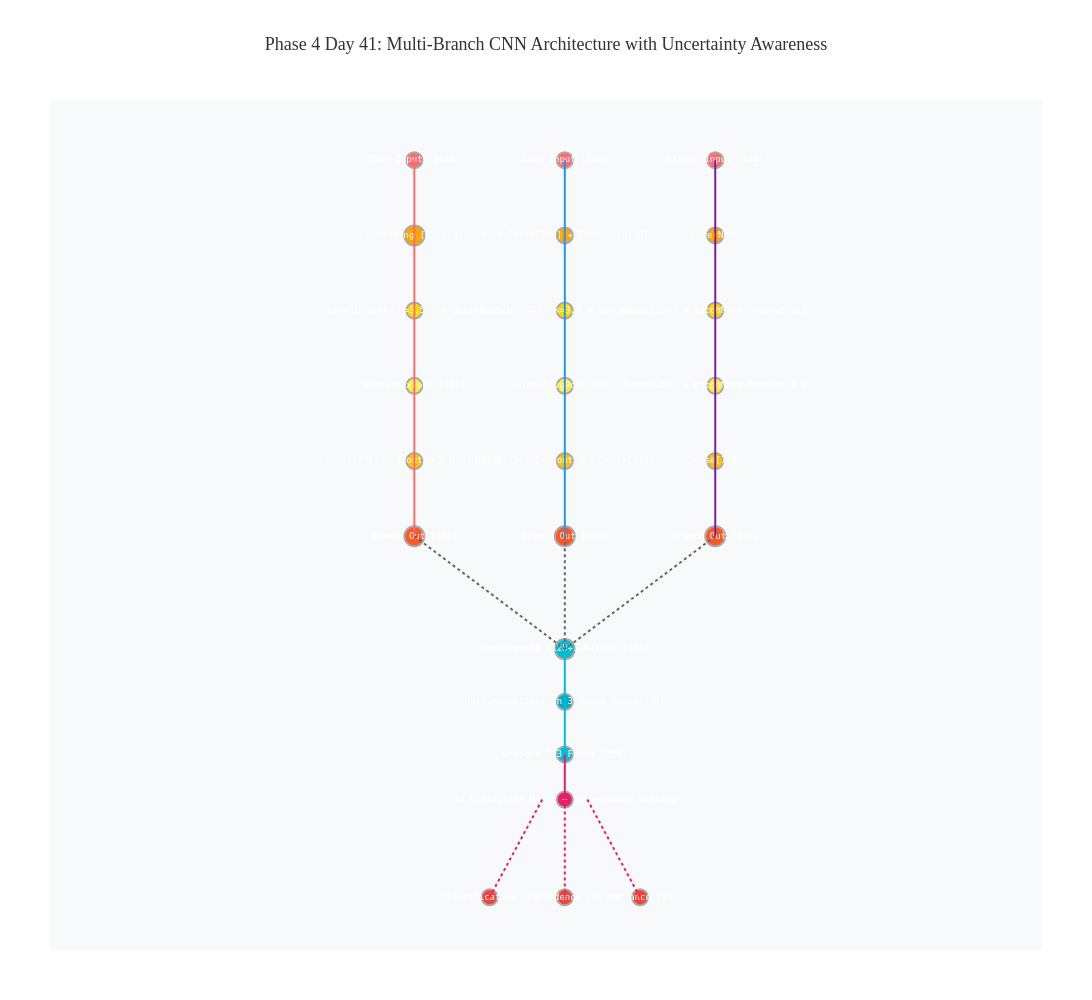

Source (notebook cell):
### Code cell
import plotly.graph_objects as go
from plotly.subplots import make_subplots

print("="*80)
print("CELL 8: CREATE STATIC ARCHITECTURE VISUALIZATION")
print("="*80)
print()

# Create a more detailed architecture visualization using Plotly with better layout
fig = go.Figure()

# Define colors for different layer types
colors = {
    'input': '#FF6B6B',
    'embedding': '#FFA500',
    'conv': '#FFD700',
    'pool': '#FFEB3B',
    'dense': '#FFC107',
    'dropout': '#FF5722',
    'batch_norm': '#FFC107',
    'fusion': '#00BCD4',
    'attention': '#00ACC1',
    'uncertainty': '#E91E63',
    'output': '#F44336'
}

# Y-axis levels (from top to bottom)
levels = {
    'input': 10,
    'embedding': 9,
    'conv': 8,
    'pool': 7,
    'dense': 6,
    'branch_output': 5,
    'fusion': 4,
    'uncertainty': 1.5,
    'output': 0.2
}

# X-axis positions (left to right)
x_positions = {
    'char': 1,
    'word': 3,
    'struct': 5,
    'fusion': 3
}

# Track all nodes for connections
nodes = []

def add_node(x, y, text, color, hover_text, branch_name=''):
    node_info = {'x': x, 'y': y, 'text': text, 'color': color}
    nodes.append(node_info)
    
    fig.add_trace(go.Scatter(
        x=[x], y=[y],
        mode='markers+text',
        marker=dict(size=20 if 'output' in hover_text.lower() or 'input' in hover_text.lower() else 16, 
                   color=color,
                   line=dict(color='darkgray', width=2)),
        text=[text],
        textposition='middle center',
        textfont=dict(size=9, color='white', family='monospace'),
        hovertext=hover_text,
        hoverinfo='text',
        showlegend=False,
        name=branch_name
    ))
    
    return len(nodes) - 1

# ===== BRANCH 1: CHARACTER-LEVEL (X=1) =====
print("Adding Branch 1: Character-Level nodes...")

# Branch 1 nodes
char_input = add_node(x_positions['char'], levels['input'], 'Char Input\n[1024]', 
                      colors['input'], 'Character-level tokenized sequences\nMax length: 1024\n133,734 samples')
char_embed = add_node(x_positions['char'], levels['embedding'], 'Embedding\n[32 dim]', 
                      colors['embedding'], 'Char embedding: vocab=256, output_dim=32')
char_conv = add_node(x_positions['char'], levels['conv'], 'Conv1D (64f)\nk=3,5,7\n+ BatchNorm', 
                     colors['conv'], 'Hierarchical convolutions (3 blocks) + batch normalization\nL2=0.01')
char_pool = add_node(x_positions['char'], levels['pool'], 'GlobalMaxPool\n[128]', 
                     colors['pool'], 'Global max pooling across time dimension')
char_dense = add_node(x_positions['char'], levels['dense'], 'Dense[256]\nDropout 0.5\nDense[128]', 
                      colors['dense'], 'Dense layers: 256 -> 128 units\nDropout rate: 0.5 (highest)\nL2 regularization: 0.01')
char_out = add_node(x_positions['char'], levels['branch_output'], 'Branch Out\n[128]', 
                    colors['dropout'], 'Character branch output feature vector')

# ===== BRANCH 2: WORD-LEVEL (X=3) =====
print("Adding Branch 2: Word-Level Semantic nodes...")

word_input = add_node(x_positions['word'], levels['input'], 'Word Input\n[150]', 
                      colors['input'], 'Word-level tokenized sequences + token types\nMax length: 150\n133,734 samples')
word_embed = add_node(x_positions['word'], levels['embedding'], 'Word Embed[100]\n+ TokenType[16]', 
                      colors['embedding'], 'Word embedding: vocab=5000, dim=100\nToken type embedding: vocab=10, dim=16\nConcatenated: 116 dim')
word_conv = add_node(x_positions['word'], levels['conv'], 'Conv1D (64f)\nk=3,5\n+ BatchNorm', 
                     colors['conv'], 'Semantic convolutions (2 blocks) + batch normalization\nL2=0.01')
word_pool = add_node(x_positions['word'], levels['pool'], 'GlobalAvgPool\n[64]', 
                     colors['pool'], 'Global average pooling across sequence')
word_dense = add_node(x_positions['word'], levels['dense'], 'Dense[256]\nDropout 0.3\nDense[128]', 
                      colors['dense'], 'Dense layers: 256 -> 128 units\nDropout rate: 0.3 (moderate)\nL2 regularization: 0.01')
word_out = add_node(x_positions['word'], levels['branch_output'], 'Branch Out\n[128]', 
                    colors['dropout'], 'Word semantic branch output feature vector')

# ===== BRANCH 3: STRUCTURAL FEATURES (X=5) =====
print("Adding Branch 3: Structural Features nodes...")

struct_input = add_node(x_positions['struct'], levels['input'], 'Struct Input\n[104]', 
                        colors['input'], 'Engineered structural features:\nStatistical (34) + Syntax (34) + Semantic Roles (36)\n133,734 samples')
struct_norm = add_node(x_positions['struct'], levels['embedding'], 'LayerNorm', 
                       colors['embedding'], 'Layer normalization for feature scaling')
struct_dense1 = add_node(x_positions['struct'], levels['conv'], 'Dense[256]\n+ BatchNorm\nDropout 0.3', 
                         colors['conv'], 'Dense layer 1: 256 units\nBatch normalization + dropout\nL2=0.01')
struct_dense2 = add_node(x_positions['struct'], levels['pool'], 'Dense[256]\n+ BatchNorm\nDropout 0.3', 
                         colors['pool'], 'Dense layer 2: 256 units\nBatch normalization + dropout\nL2=0.01')
struct_dense3 = add_node(x_positions['struct'], levels['dense'], 'Dense[128]', 
                         colors['dense'], 'Dense layer 3: 128 units\nL2 regularization: 0.01')
struct_out = add_node(x_positions['struct'], levels['branch_output'], 'Branch Out\n[128]', 
                      colors['dropout'], 'Structural feature branch output vector')

# ===== FUSION LAYER (X=3) =====
print("Adding Fusion and Uncertainty nodes...")

fusion_concat = add_node(x_positions['fusion'], 3.5, 'Concatenate\n[128+128+128]\n[384]', 
                         colors['fusion'], 'Concatenate all 3 branch outputs\nTotal: 384 dimensions')
fusion_attention = add_node(x_positions['fusion'], 2.8, 'MultiHeadAttention\n3 heads\nDense[256]', 
                            colors['attention'], 'Multi-head attention mechanism (3 heads)\nDynamically weight branch contributions\nKey dimension: 64')
fusion_dropout = add_node(x_positions['fusion'], 2.1, 'Dropout 0.3\nFused [256]', 
                          colors['fusion'], 'Final fusion dropout regularization')

# ===== UNCERTAINTY MODULE =====
uncertainty = add_node(x_positions['fusion'], levels['uncertainty'], '3x Classifier Heads\n+ Temperature Scaling', 
                       colors['uncertainty'], 'Multi-head ensemble classification:\n3 independent classifiers for uncertainty\nTemperature scaling for calibration')

# ===== OUTPUT HEADS =====
output_class = add_node(2, levels['output'], 'Classification\n[2]', 
                        colors['output'], 'Softmax probabilities\nBenign/Malicious classes')
output_conf = add_node(3, levels['output'], 'Confidence\n[1]', 
                       colors['output'], 'Calibrated confidence score\nRange: [0.0, 1.0]')
output_var = add_node(4, levels['output'], 'Variance\n[1]', 
                      colors['output'], 'Predictive variance across heads\nRange: [0.0, 1.0]')

# ===== CONNECTIONS =====
print("Adding connections...")

def add_connection(x1, y1, x2, y2, line_style='solid', color='gray', width=2):
    fig.add_trace(go.Scatter(
        x=[x1, x2],
        y=[y1, y2],
        mode='lines',
        line=dict(color=color, width=width, dash=line_style),
        hoverinfo='skip',
        showlegend=False
    ))

# Branch 1 connections
for y1, y2 in [(10, 9), (9, 8), (8, 7), (7, 6), (6, 5)]:
    add_connection(x_positions['char'], y1, x_positions['char'], y2, color='#FF6B6B', width=2)

# Branch 2 connections
for y1, y2 in [(10, 9), (9, 8), (8, 7), (7, 6), (6, 5)]:
    add_connection(x_positions['word'], y1, x_positions['word'], y2, color='#2196F3', width=2)

# Branch 3 connections
for y1, y2 in [(10, 9), (9, 8), (8, 7), (7, 6), (6, 5)]:
    add_connection(x_positions['struct'], y1, x_positions['struct'], y2, color='#7B1FA2', width=2)

# Branch outputs to fusion (dotted)
add_connection(x_positions['char'], 5, x_positions['fusion'], 3.5, line_style='dot', color='#666', width=2)
add_connection(x_positions['word'], 5, x_positions['fusion'], 3.5, line_style='dot', color='#666', width=2)
add_connection(x_positions['struct'], 5, x_positions['fusion'], 3.5, line_style='dot', color='#666', width=2)

# Fusion connections
add_connection(x_positions['fusion'], 3.5, x_positions['fusion'], 2.8, color='#00BCD4', width=2)
add_connection(x_positions['fusion'], 2.8, x_positions['fusion'], 2.1, color='#00BCD4', width=2)
add_connection(x_positions['fusion'], 2.1, x_positions['fusion'], levels['uncertainty'], color='#E91E63', width=2)

# Uncertainty to outputs
add_connection(x_positions['fusion']-0.3, levels['uncertainty'], 2, levels['output'], line_style='dot', color='#E91E63', width=2)
add_connection(x_positions['fusion'], levels['uncertainty'], 3, levels['output'], line_style='dot', color='#E91E63', width=2)
add_connection(x_positions['fusion']+0.3, levels['uncertainty'], 4, levels['output'], line_style='dot', color='#E91E63', width=2)

# Update layout
fig.update_layout(
    title={
        'text': 'Phase 4 Day 41: Multi-Branch CNN Architecture with Uncertainty Awareness',
        'x': 0.5,
        'xanchor': 'center',
        'font': {'size': 18, 'color': '#333', 'family': 'Arial Black'}
    },
    showlegend=False,
    hovermode='closest',
    xaxis=dict(
        showgrid=False,
        zeroline=False,
        showticklabels=False,
        range=[-0.5, 6],
        scaleanchor='y',
        scaleratio=1
    ),
    yaxis=dict(
        showgrid=False,
        zeroline=False,
        showticklabels=False,
        range=[-0.5, 10.8]
    ),
    plot_bgcolor='#F8F9FA',
    paper_bgcolor='white',
    width=1500,
    height=1000,
    font=dict(size=10, family='Arial'),
    margin=dict(l=50, r=50, t=100, b=50)
)

# Add annotations for branch labels
fig.add_annotation(
    x=x_positions['char'], y=11, text='BRANCH 1<br>CHARACTER-LEVEL',
    showarrow=False, font=dict(size=12, color='#FF6B6B', family='Arial Black'),
    xanchor='center', yanchor='bottom'
)

fig.add_annotation(
    x=x_positions['word'], y=11, text='BRANCH 2<br>WORD-LEVEL SEMANTIC',
    showarrow=False, font=dict(size=12, color='#2196F3', family='Arial Black'),
    xanchor='center', yanchor='bottom'
)

fig.add_annotation(
    x=x_positions['struct'], y=11, text='BRANCH 3<br>STRUCTURAL FEATURES',
    showarrow=False, font=dict(size=12, color='#7B1FA2', family='Arial Black'),
    xanchor='center', yanchor='bottom'
)

fig.add_annotation(
    x=x_positions['fusion'], y=-0.8, text='OUTPUTS: Classification [2] + Confidence [1] + Variance [1] + Epistemic Uncertainty [1]',
    showarrow=False, font=dict(size=11, color='#333', family='Arial'),
    xanchor='center', yanchor='top', bgcolor='#FFF9C4', bordercolor='#F57F17', borderwidth=2, borderpad=10
)

# Save and display
viz_path = DAY41_ARTIFACTS / "cnn_architecture_visualization_v1.html"
fig.write_html(str(viz_path))
print(f"[SAVED] Architecture Visualization (HTML)")
print(f"  Path: {viz_path}")
print()

# Display in notebook
print("[DISPLAYING] Architecture Diagram in Notebook")
print()
fig.show()

print()
print("="*80)
print("CELL 8 COMPLETE - Architecture Visualization Generated and Displayed")
print("="*80)

### Figure 1 — Plotly figure (JSON) as saved in the notebook; plotly's stock layout.template omitted (floating-point values rounded to 4 significant figures)
{"data": [{"hoverinfo": "text", "hovertext": "Character-level tokenized sequences\nMax length: 1024\n133,734 samples", "marker": {"color": "#FF6B6B", "line": {"color": "darkgray", "width": 2}, "size": 16}, "mode": "markers+text", "name": "", "showlegend": false, "text": ["Char Input\n[1024]"], "textfont": {"color": "white", "family": "monospace", "size": 9}, "textposition": "middle center", "type": "scatter", "x": [1], "y": [10]}, {"hoverinfo": "text", "hovertext": "Char embedding: vocab=256, output_dim=32", "marker": {"color": "#FFA500", "line": {"color": "darkgray", "width": 2}, "size": 20}, "mode": "markers+text", "name": "", "showlegend": false, "text": ["Embedding\n[32 dim]"], "textfont": {"color": "white", "family": "monospace", "size": 9}, "textposition": "middle center", "type": "scatter", "x": [1], "y": [9]}, {"hoverinfo": "text", "hovertext": "Hierarchical convolutions (3 blocks) + batch normalization\nL2=0.01", "marker": {"color": "#FFD700", "line": {"color": "darkgray", "width": 2}, "size": 16}, "mode": "markers+text", "name": "", "showlegend": false, "text": ["Conv1D (64f)\nk=3,5,7\n+ BatchNorm"], "textfont": {"color": "white", "family": "monospace", "size": 9}, "textposition": "middle center", "type": "scatter", "x": [1], "y": [8]}, {"hoverinfo": "text", "hovertext": "Global max pooling across time dimension", "marker": {"color": "#FFEB3B", "line": {"color": "darkgray", "width": 2}, "size": 16}, "mode": "markers+text", "name": "", "showlegend": false, "text": ["GlobalMaxPool\n[128]"], "textfont": {"color": "white", "family": "monospace", "size": 9}, "textposition": "middle center", "type": "scatter", "x": [1], "y": [7]}, {"hoverinfo": "text", "hovertext": "Dense layers: 256 -> 128 units\nDropout rate: 0.5 (highest)\nL2 regularization: 0.01", "marker": {"color": "#FFC107", "line": {"color": "darkgray", "width": 2}, "size": 16}, "mode": "markers+text", "name": "", "showlegend": false, "text": ["Dense[256]\nDropout 0.5\nDense[128]"], "textfont": {"color": "white", "family": "monospace", "size": 9}, "textposition": "middle center", "type": "scatter", "x": [1], "y": [6]}, {"hoverinfo": "text", "hovertext": "Character branch output feature vector", "marker": {"color": "#FF5722", "line": {"color": "darkgray", "width": 2}, "size": 20}, "mode": "markers+text", "name": "", "showlegend": false, "text": ["Branch Out\n[128]"], "textfont": {"color": "white", "family": "monospace", "size": 9}, "textposition": "middle center", "type": "scatter", "x": [1], "y": [5]}, {"hoverinfo": "text", "hovertext": "Word-level tokenized sequences + token types\nMax length: 150\n133,734 samples", "marker": {"color": "#FF6B6B", "line": {"color": "darkgray", "width": 2}, "size": 16}, "mode": "markers+text", "name": "", "showlegend": false, "text": ["Word Input\n[150]"], "textfont": {"color": "white", "family": "monospace", "size": 9}, "textposition": "middle center", "type": "scatter", "x": [3], "y": [10]}, {"hoverinfo": "text", "hovertext": "Word embedding: vocab=5000, dim=100\nToken type embedding: vocab=10, dim=16\nConcatenated: 116 dim", "marker": {"color": "#FFA500", "line": {"color": "darkgray", "width": 2}, "size": 16}, "mode": "markers+text", "name": "", "showlegend": false, "text": ["Word Embed[100]\n+ TokenType[16]"], "textfont": {"color": "white", "family": "monospace", "size": 9}, "textposition": "middle center", "type": "scatter", "x": [3], "y": [9]}, {"hoverinfo": "text", "hovertext": "Semantic convolutions (2 blocks) + batch normalization\nL2=0.01", "marker": {"color": "#FFD700", "line": {"color": "darkgray", "width": 2}, "size": 16}, "mode": "markers+text", "name": "", "showlegend": false, "text": ["Conv1D (64f)\nk=3,5\n+ BatchNorm"], "textfont": {"color": "white", "family": "monospace", "size": 9}, "textposition": "middle center", "type": "scatter", "x": [3], "y": [8]}, {"hoverinfo": "text", "hovertext": "Global average pooling across sequence", "marker": {"color": "#FFEB3B", "line": {"color": "darkgray", "width": 2}, "size": 16}, "mode": "markers+text", "name": "", "showlegend": false, "text": ["GlobalAvgPool\n[64]"], "textfont": {"color": "white", "family": "monospace", "size": 9}, "textposition": "middle center", "type": "scatter", "x": [3], "y": [7]}, {"hoverinfo": "text", "hovertext": "Dense layers: 256 -> 128 units\nDropout rate: 0.3 (moderate)\nL2 regularization: 0.01", "marker": {"color": "#FFC107", "line": {"color": "darkgray", "width": 2}, "size": 16}, "mode": "markers+text", "name": "", "showlegend": false, "text": ["Dense[256]\nDropout 0.3\nDense[128]"], "textfont": {"color": "white", "family": "monospace", "size": 9}, "textposition": "middle center", "type": "scatter", "x": [3], "y": [6]}, {"hoverinfo": "text", "hovertext": "Word semantic branch output feature vector", "marker": {"color": "#FF5722", "line": {"color": "darkgray", "width": 2}, "size": 20}, "mode": "markers+text", "name": "", "showlegend": false, "text": ["Branch Out\n[128]"], "textfont": {"color": "white", "family": "monospace", "size": 9}, "textposition": "middle center", "type": "scatter", "x": [3], "y": [5]}, {"hoverinfo": "text", "hovertext": "Engineered structural features:\nStatistical (34) + Syntax (34) + Semantic Roles (36)\n133,734 samples", "marker": {"color": "#FF6B6B", "line": {"color": "darkgray", "width": 2}, "size": 16}, "mode": "markers+text", "name": "", "showlegend": false, "text": ["Struct Input\n[104]"], "textfont": {"color": "white", "family": "monospace", "size": 9}, "textposition": "middle center", "type": "scatter", "x": [5], "y": [10]}, {"hoverinfo": "text", "hovertext": "Layer normalization for feature scaling", "marker": {"color": "#FFA500", "line": {"color": "darkgray", "width": 2}, "size": 16}, "mode": "markers+text", "name": "", "showlegend": false, "text": ["LayerNorm"], "textfont": {"color": "white", "family": "monospace", "size": 9}, "textposition": "middle center", "type": "scatter", "x": [5], "y": [9]}, {"hoverinfo": "text", "hovertext": "Dense layer 1: 256 units\nBatch normalization + dropout\nL2=0.01", "marker": {"color": "#FFD700", "line": {"color": "darkgray", "width": 2}, "size": 16}, "mode": "markers+text", "name": "", "showlegend": false, "text": ["Dense[256]\n+ BatchNorm\nDropout 0.3"], "textfont": {"color": "white", "family": "monospace", "size": 9}, "textposition": "middle center", "type": "scatter", "x": [5], "y": [8]}, {"hoverinfo": "text", "hovertext": "Dense layer 2: 256 units\nBatch normalization + dropout\nL2=0.01", "marker": {"color": "#FFEB3B", "line": {"color": "darkgray", "width": 2}, "size": 16}, "mode": "markers+text", "name": "", "showlegend": false, "text": ["Dense[256]\n+ BatchNorm\nDropout 0.3"], "textfont": {"color": "white", "family": "monospace", "size": 9}, "textposition": "middle center", "type": "scatter", "x": [5], "y": [7]}, {"hoverinfo": "text", "hovertext": "Dense layer 3: 128 units\nL2 regularization: 0.01", "marker": {"color": "#FFC107", "line": {"color": "darkgray", "width": 2}, "size": 16}, "mode": "markers+text", "name": "", "showlegend": false, "text": ["Dense[128]"], "textfont": {"color": "white", "family": "monospace", "size": 9}, "textposition": "middle center", "type": "scatter", "x": [5], "y": [6]}, {"hoverinfo": "text", "hovertext": "Structural feature branch output vector", "marker": {"color": "#FF5722", "line": {"color": "darkgray", "width": 2}, "size": 20}, "mode": "markers+text", "name": "", "showlegend": false, "text": ["Branch Out\n[128]"], "textfont": {"color": "white", "family": "monospace", "size": 9}, "textposition": "middle center", "type": "scatter", "x": [5], "y": [5]}, {"hoverinfo": "text", "hovertext": "Concatenate all 3 branch outputs\nTotal: 384 dimensions", "marker": {"color": "#00BCD4", "line": {"color": "darkgray", "width": 2}, "size": 20}, "mode": "markers+text", "name": "", "showlegend": false, "text": ["Concatenate\n[128+128+128]\n[384]"], "textfont": {"color": "white", "family": "monospace", "size": 9}, "textposition": "middle center", "type": "scatter", "x": [3], "y": [3.5]}, {"hoverinfo": "text", "hovertext": "Multi-head attention mechanism (3 heads)\nDynamically weight branch contributions\nKey dimension: 64", "marker": {"color": "#00ACC1", "line": {"color": "darkgray", "width": 2}, "size": 16}, "mode": "markers+text", "name": "", "showlegend": false, "text": ["MultiHeadAttention\n3 heads\nDense[256]"], "textfont": {"color": "white", "family": "monospace", "size": 9}, "textposition": "middle center", "type": "scatter", "x": [3], "y": [2.8]}, {"hoverinfo": "text", "hovertext": "Final fusion dropout regularization", "marker": {"color": "#00BCD4", "line": {"color": "darkgray", "width": 2}, "size": 16}, "mode": "markers+text", "name": "", "showlegend": false, "text": ["Dropout 0.3\nFused [256]"], "textfont": {"color": "white", "family": "monospace", "size": 9}, "textposition": "middle center", "type": "scatter", "x": [3], "y": [2.1]}, {"hoverinfo": "text", "hovertext": "Multi-head ensemble classification:\n3 independent classifiers for uncertainty\nTemperature scaling for calibration", "marker": {"color": "#E91E63", "line": {"color": "darkgray", "width": 2}, "size": 16}, "mode": "markers+text", "name": "", "showlegend": false, "text": ["3x Classifier Heads\n+ Temperature Scaling"], "textfont": {"color": "white", "family": "monospace", "size": 9}, "textposition": "middle center", "type": "scatter", "x": [3], "y": [1.5]}, {"hoverinfo": "text", "hovertext": "Softmax probabilities\nBenign/Malicious classes", "marker": {"color": "#F44336", "line": {"color": "darkgray", "width": 2}, "size": 16}, "mode": "markers+text", "name": "", "showlegend": false, "text": ["Classification\n[2]"], "textfont": {"color": "white", "family": "monospace", "size": 9}, "textposition": "middle center", "type": "scatter", "x": [2], "y": [0.2]}, {"hoverinfo": "text", "hovertext": "Calibrated confidence score\nRange: [0.0, 1.0]", "marker": {"color": "#F44336", "line": {"color": "darkgray", "width": 2}, "size": 16}, "mode": "markers+text", "name": "", "showlegend": false, "text": ["Confidence\n[1]"], "textfont": {"color": "white", "family": "monospace", "size": 9}, "textposition": "middle center", "type": "scatter", "x": [3], "y": [0.2]}, {"hoverinfo": "text", "hovertext": "Predictive variance across heads\nRange: [0.0, 1.0]", "marker": {"color": "#F44336", "line": {"color": "darkgray", "width": 2}, "size": 16}, "mode": "markers+text", "name": "", "showlegend": false, "text": ["Variance\n[1]"], "textfont": {"color": "white", "family": "monospace", "size": 9}, "textposition": "middle center", "type": "scatter", "x": [4], "y": [0.2]}, {"hoverinfo": "skip", "line": {"color": "#FF6B6B", "dash": "solid", "width": 2}, "mode": "lines", "showlegend": false, "type": "scatter", "x": [1, 1], "y": [10, 9]}, {"hoverinfo": "skip", "line": {"color": "#FF6B6B", "dash": "solid", "width": 2}, "mode": "lines", "showlegend": false, "type": "scatter", "x": [1, 1], "y": [9, 8]}, {"hoverinfo": "skip", "line": {"color": "#FF6B6B", "dash": "solid", "width": 2}, "mode": "lines", "showlegend": false, "type": "scatter", "x": [1, 1], "y": [8, 7]}, {"hoverinfo": "skip", "line": {"color": "#FF6B6B", "dash": "solid", "width": 2}, "mode": "lines", "showlegend": false, "type": "scatter", "x": [1, 1], "y": [7, 6]}, {"hoverinfo": "skip", "line": {"color": "#FF6B6B", "dash": "solid", "width": 2}, "mode": "lines", "showlegend": false, "type": "scatter", "x": [1, 1], "y": [6, 5]}, {"hoverinfo": "skip", "line": {"color": "#2196F3", "dash": "solid", "width": 2}, "mode": "lines", "showlegend": false, "type": "scatter", "x": [3, 3], "y": [10, 9]}, {"hoverinfo": "skip", "line": {"color": "#2196F3", "dash": "solid", "width": 2}, "mode": "lines", "showlegend": false, "type": "scatter", "x": [3, 3], "y": [9, 8]}, {"hoverinfo": "skip", "line": {"color": "#2196F3", "dash": "solid", "width": 2}, "mode": "lines", "showlegend": false, "type": "scatter", "x": [3, 3], "y": [8, 7]}, {"hoverinfo": "skip", "line": {"color": "#2196F3", "dash": "solid", "width": 2}, "mode": "lines", "showlegend": false, "type": "scatter", "x": [3, 3], "y": [7, 6]}, {"hoverinfo": "skip", "line": {"color": "#2196F3", "dash": "solid", "width": 2}, "mode": "lines", "showlegend": false, "type": "scatter", "x": [3, 3], "y": [6, 5]}, {"hoverinfo": "skip", "line": {"color": "#7B1FA2", "dash": "solid", "width": 2}, "mode": "lines", "showlegend": false, "type": "scatter", "x": [5, 5], "y": [10, 9]}, {"hoverinfo": "skip", "line": {"color": "#7B1FA2", "dash": "solid", "width": 2}, "mode": "lines", "showlegend": false, "type": "scatter", "x": [5, 5], "y": [9, 8]}, {"hoverinfo": "skip", "line": {"color": "#7B1FA2", "dash": "solid", "width": 2}, "mode": "lines", "showlegend": false, "type": "scatter", "x": [5, 5], "y": [8, 7]}, {"hoverinfo": "skip", "line": {"color": "#7B1FA2", "dash": "solid", "width": 2}, "mode": "lines", "showlegend": false, "type": "scatter", "x": [5, 5], "y": [7, 6]}, {"hoverinfo": "skip", "line": {"color": "#7B1FA2", "dash": "solid", "width": 2}, "mode": "lines", "showlegend": false, "type": "scatter", "x": [5, 5], "y": [6, 5]}, {"hoverinfo": "skip", "line": {"color": "#666", "dash": "dot", "width": 2}, "mode": "lines", "showlegend": false, "type": "scatter", "x": [1, 3], "y": [5, 3.5]}, {"hoverinfo": "skip", "line": {"color": "#666", "dash": "dot", "width": 2}, "mode": "lines", "showlegend": false, "type": "scatter", "x": [3, 3], "y": [5, 3.5]}, {"hoverinfo": "skip", "line": {"color": "#666", "dash": "dot", "width": 2}, "mode": "lines", "showlegend": false, "type": "scatter", "x": [5, 3], "y": [5, 3.5]}, {"hoverinfo": "skip", "line": {"color": "#00BCD4", "dash": "solid", "width": 2}, "mode": "lines", "showlegend": false, "type": "scatter", "x": [3, 3], "y": [3.5, 2.8]}, {"hoverinfo": "skip", "line": {"color": "#00BCD4", "dash": "solid", "width": 2}, "mode": "lines", "showlegend": false, "type": "scatter", "x": [3, 3], "y": [2.8, 2.1]}, {"hoverinfo": "skip", "line": {"color": "#E91E63", "dash": "solid", "width": 2}, "mode": "lines", "showlegend": false, "type": "scatter", "x": [3, 3], "y": [2.1, 1.5]}, {"hoverinfo": "skip", "line": {"color": "#E91E63", "dash": "dot", "width": 2}, "mode": "lines", "showlegend": false, "type": "scatter", "x": [2.7, 2], "y": [1.5, 0.2]}, {"hoverinfo": "skip", "line": {"color": "#E91E63", "dash": "dot", "width": 2}, "mode": "lines", "showlegend": false, "type": "scatter", "x": [3, 3], "y": [1.5, 0.2]}, {"hoverinfo": "skip", "line": {"color": "#E91E63", "dash": "dot", "width": 2}, "mode": "lines", "showlegend": false, "type": "scatter", "x": [3.3, 4], "y": [1.5, 0.2]}], "layout": {"annotations": [{"font": {"color": "#FF6B6B", "family": "Arial Black", "size": 12}, "showarrow": false, "text": "BRANCH 1<br>CHARACTER-LEVEL", "x": 1, "xanchor": "center", "y": 11, "yanchor": "bottom"}, {"font": {"color": "#2196F3", "family": "Arial Black", "size": 12}, "showarrow": false, "text": "BRANCH 2<br>WORD-LEVEL SEMANTIC", "x": 3, "xanchor": "center", "y": 11, "yanchor": "bottom"}, {"font": {"color": "#7B1FA2", "family": "Arial Black", "size": 12}, "showarrow": false, "text": "BRANCH 3<br>STRUCTURAL FEATURES", "x": 5, "xanchor": "center", "y": 11, "yanchor": "bottom"}, {"bgcolor": "#FFF9C4", "bordercolor": "#F57F17", "borderpad": 10, "borderwidth": 2, "font": {"color": "#333", "family": "Arial", "size": 11}, "showarrow": false, "text": "OUTPUTS: Classification [2] + Confidence [1] + Variance [1] + Epistemic Uncertainty [1]", "x": 3, "xanchor": "center", "y": -0.8, "yanchor": "top"}], "font": {"family": "Arial", "size": 10}, "height": 1000, "hovermode": "closest", "margin": {"b": 50, "l": 50, "r": 50, "t": 100}, "paper_bgcolor": "white", "plot_bgcolor": "#F8F9FA", "showlegend": false, "title": {"font": {"color": "#333", "family": "Arial Black", "size": 18}, "text": "Phase 4 Day 41: Multi-Branch CNN Architecture with Uncertainty Awareness", "x": 0.5, "xanchor": "center"}, "width": 1500, "xaxis": {"range": [-0.5, 6], "scaleanchor": "y", "scaleratio": 1, "showgrid": false, "showticklabels": false, "zeroline": false}, "yaxis": {"range": [-0.5, 10.8], "showgrid": false, "showticklabels": false, "zeroline": false}}}
